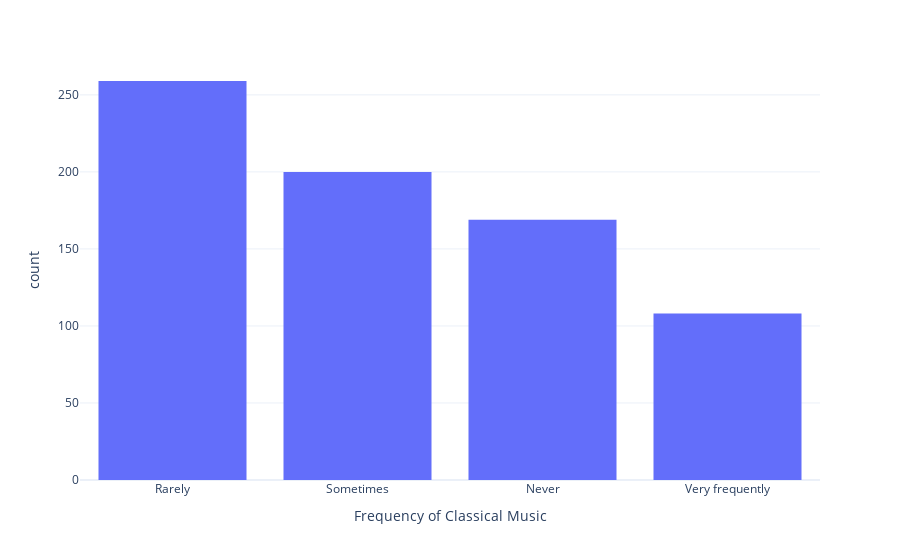

Write notebook code for a chart like this one.
### Markdown cell above
Most people(about 80%) like to hear music while working

### Code cell
music >> call(px.histogram, x="frequency_[classical]", 
data_frame=_, 
labels={"frequency_[classical]": "Frequency of Classical Music"})

### Figure 1 — Plotly figure (JSON) as saved in the notebook; plotly's stock layout.template omitted (floating-point values rounded to 4 significant figures; data arrays with more than 128 entries replaced by an {"elided": "..."} marker saying what was removed)
{"data": [{"alignmentgroup": "True", "bingroup": "x", "hovertemplate": "Frequency of Classical Music=%{x}<br>count=%{y}<extra></extra>", "legendgroup": "", "marker": {"color": "#636efa", "pattern": {"shape": ""}}, "name": "", "offsetgroup": "", "orientation": "v", "showlegend": false, "type": "histogram", "x": {"elided": "736 str values"}, "xaxis": "x", "yaxis": "y"}], "layout": {"barmode": "relative", "legend": {"tracegroupgap": 0}, "margin": {"t": 60}, "xaxis": {"anchor": "y", "domain": [0, 1], "title": {"text": "Frequency of Classical Music"}}, "yaxis": {"anchor": "x", "domain": [0, 1], "title": {"text": "count"}}}}
